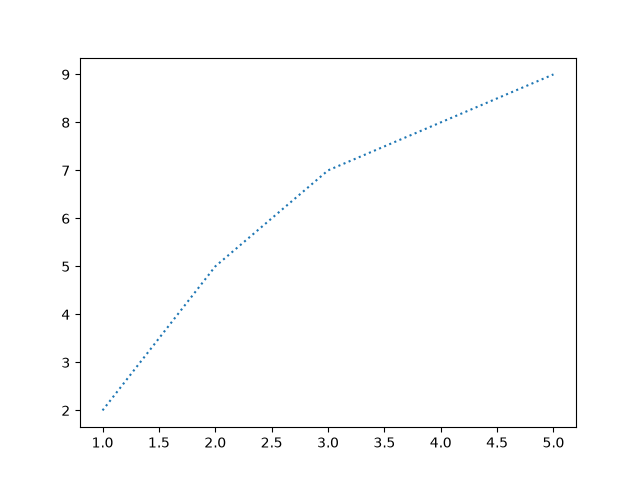

Recreate this plot in Python.
# linestyle (or) ls to set the style of the line connecting the markers

import matplotlib.pyplot as plt

x = [1, 2, 3, 4, 5]
y = [2, 5, 7, 8, 9]

plt.plot(x,y, ls="dotted")
plt.savefig("01_linestyle.png")


# dotted can be written as :
# dashed can be written as --
# solid can be written as -
